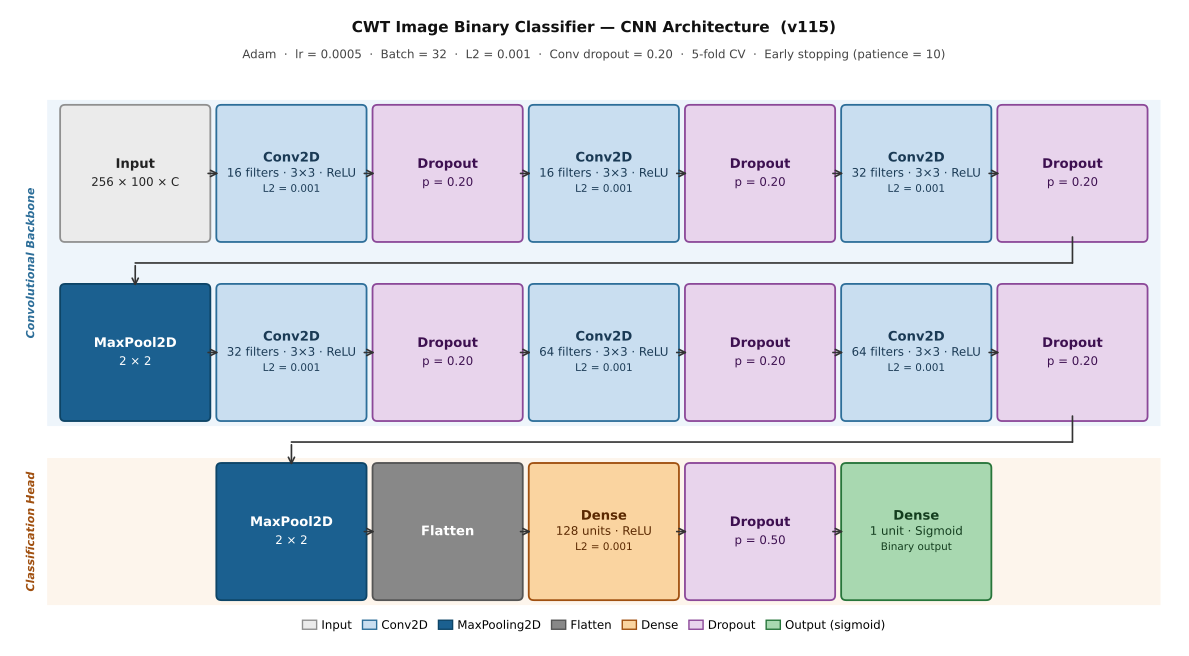

The Python source for this figure:
#!/usr/bin/env python3
"""
CWT Image Binary Classifier — Architecture Diagram
Publication-ready, targets A4 landscape.

All tuneable values are in the PARAMETERS block at the top.
"""
import math
import matplotlib
matplotlib.use('Agg')
import matplotlib.pyplot as plt
import matplotlib.patches as mpatches
from matplotlib.patches import FancyBboxPatch

# ═══════════════════════════════════════════════════
#  PARAMETERS  — edit here, then rerun
# ═══════════════════════════════════════════════════
N_COLS       = 7      # boxes per row before wrapping
FIG_W        = 11.69  # figure width (A4 landscape, inches)
# FIG_H is computed from content — do not set manually
MAR_L        = 0.55   # left margin (room for section labels)
MAR_R        = 0.35   # right margin
MAR_T        = 0.45   # top margin
MAR_B        = 0.50   # bottom margin (room for legend)
COL_GAP      = 0.16   # horizontal gap between boxes
ROW_GAP      = 0.52   # vertical gap between rows (for wrap arrows)
TITLE_H      = 0.55   # height reserved for title + subtitle
BOX_H_SCALE  = 2/3    # fraction of page-fill height; reduce to shrink boxes
FS_TITLE     = 11     # title font size (pt)
FS_SUB       = 8.5    # subtitle
FS_L1        = 9.5    # layer type (bold)
FS_L2        = 8.5    # first param line
FS_L3        = 7.5    # second param line (e.g. L2)
FS_SEC       = 8.0    # section label (rotated, in margin)
FS_LGND      = 8.5    # legend

# ═══════════════════════════════════════════════════
#  COLOURS  (face, edge, text)
# ═══════════════════════════════════════════════════
COL = {
    'input':   ('#EBEBEB', '#909090', '#222222'),
    'conv':    ('#C9DEF0', '#2D6E99', '#1A3A55'),
    'pool':    ('#1B6090', '#0D4466', '#FFFFFF'),
    'flatten': ('#888888', '#555555', '#FFFFFF'),
    'dense':   ('#FAD4A0', '#A05010', '#5A2800'),
    'dropout': ('#E8D4EC', '#8B4898', '#3D1050'),
    'output':  ('#A8D8B0', '#27753A', '#133D1E'),
}

# ═══════════════════════════════════════════════════
#  LAYER DEFINITIONS  (type, name, param1, param2)
#  v115: conv_dropout=0.20, lr=0.0005
# ═══════════════════════════════════════════════════
LAYERS = [
    # Row 0 — first conv block + per-layer dropout
    ('input',   'Input',      '256 × 100 × C',           ''),
    ('conv',    'Conv2D',     '16 filters · 3×3 · ReLU', 'L2 = 0.001'),
    ('dropout', 'Dropout',    'p = 0.20',                 ''),
    ('conv',    'Conv2D',     '16 filters · 3×3 · ReLU', 'L2 = 0.001'),
    ('dropout', 'Dropout',    'p = 0.20',                 ''),
    ('conv',    'Conv2D',     '32 filters · 3×3 · ReLU', 'L2 = 0.001'),
    ('dropout', 'Dropout',    'p = 0.20',                 ''),
    # Row 1 — MaxPool then second conv block
    ('pool',    'MaxPool2D',  '2 × 2',                   ''),
    ('conv',    'Conv2D',     '32 filters · 3×3 · ReLU', 'L2 = 0.001'),
    ('dropout', 'Dropout',    'p = 0.20',                 ''),
    ('conv',    'Conv2D',     '64 filters · 3×3 · ReLU', 'L2 = 0.001'),
    ('dropout', 'Dropout',    'p = 0.20',                 ''),
    ('conv',    'Conv2D',     '64 filters · 3×3 · ReLU', 'L2 = 0.001'),
    ('dropout', 'Dropout',    'p = 0.20',                 ''),
    # Row 2 — classification head (centred)
    ('pool',    'MaxPool2D',  '2 × 2',                   ''),
    ('flatten', 'Flatten',    '',                         ''),
    ('dense',   'Dense',      '128 units · ReLU',        'L2 = 0.001'),
    ('dropout', 'Dropout',    'p = 0.50',                 ''),
    ('output',  'Dense',      '1 unit · Sigmoid',        'Binary output'),
]

# ═══════════════════════════════════════════════════
#  LAYOUT COMPUTATION
# ═══════════════════════════════════════════════════
n      = len(LAYERS)
n_rows = math.ceil(n / N_COLS)
use_w  = FIG_W - MAR_L - MAR_R
BOX_W  = (use_w - (N_COLS - 1) * COL_GAP) / N_COLS

# BOX_H: scale down from what would fill A4 (8.27 in) at this row count
avail_h_a4 = 8.27 - MAR_T - TITLE_H - MAR_B
BOX_H_full = (avail_h_a4 - (n_rows - 1) * ROW_GAP) / n_rows
BOX_H      = BOX_H_full * BOX_H_SCALE

# FIG_H fits the content exactly (no forced A4 height)
FIG_H = MAR_T + TITLE_H + n_rows * BOX_H + (n_rows - 1) * ROW_GAP + MAR_B

def box_pos(i):
    row = i // N_COLS
    col = i % N_COLS
    last = n - (n_rows - 1) * N_COLS       # items in last row
    if row == n_rows - 1 and last < N_COLS:
        lw = last * BOX_W + (last - 1) * COL_GAP
        x  = MAR_L + (use_w - lw) / 2 + col * (BOX_W + COL_GAP)
    else:
        x  = MAR_L + col * (BOX_W + COL_GAP)
    y = FIG_H - MAR_T - TITLE_H - row * (BOX_H + ROW_GAP) - BOX_H
    return x, y

P = [box_pos(i) for i in range(n)]

# ═══════════════════════════════════════════════════
#  FIGURE
# ═══════════════════════════════════════════════════
fig, ax = plt.subplots(figsize=(FIG_W, FIG_H))
fig.subplots_adjust(left=0, right=1, top=1, bottom=0)
ax.set_xlim(0, FIG_W)
ax.set_ylim(0, FIG_H)
ax.axis('off')
fig.patch.set_facecolor('white')

# ── Background bands ─────────────────────────────────
band_pad_x = 0.18
band_pad_y = 0.10

def band(row_start, row_end, fc):
    """Draw a shaded background rectangle spanning a range of rows."""
    y_top = P[row_start * N_COLS][1] + BOX_H + band_pad_y
    # For the last row, row_end * N_COLS may exceed n; clamp to last layer
    last_in_band = min((row_end + 1) * N_COLS - 1, n - 1)
    y_bot = P[last_in_band][1] - band_pad_y
    ax.add_patch(plt.Rectangle(
        (MAR_L - band_pad_x, y_bot),
        use_w + 2 * band_pad_x, y_top - y_bot,
        facecolor=fc, edgecolor='none', zorder=0
    ))

band(0, 1, '#EEF5FB')   # backbone rows
band(2, 2, '#FDF5EC')   # head row

# ── Section labels in left margin (rotated) ───────────
def row_centre_y(r0, r1):
    """Vertical centre between top of row r0 and bottom of row r1."""
    y_top = P[r0 * N_COLS][1] + BOX_H
    last  = min((r1 + 1) * N_COLS - 1, n - 1)
    y_bot = P[last][1]
    return (y_top + y_bot) / 2

sec_kw = dict(ha='center', va='center', fontweight='bold',
              style='italic', rotation=90, zorder=1)
ax.text(MAR_L * 0.38, row_centre_y(0, 1),
        'Convolutional Backbone', fontsize=FS_SEC, color='#2D6E99', **sec_kw)
ax.text(MAR_L * 0.38, row_centre_y(2, 2),
        'Classification Head',   fontsize=FS_SEC, color='#A05010', **sec_kw)

# ── Layer boxes ──────────────────────────────────────
def text_lines(box_x, box_y, name, p1, p2):
    """Draw up to 3 lines of text centred in a box."""
    cx = box_x + BOX_W / 2
    cy = box_y + BOX_H / 2
    has_p2 = bool(p2)
    if p1 and has_p2:
        offsets = (0.22, 0.0, -0.22)
        sizes   = (FS_L1, FS_L2, FS_L3)
        texts   = (name, p1, p2)
    elif p1:
        offsets = (0.13, -0.13)
        sizes   = (FS_L1, FS_L2)
        texts   = (name, p1)
    else:
        offsets = (0.0,)
        sizes   = (FS_L1,)
        texts   = (name,)
    # Scale offsets relative to actual BOX_H
    scale = BOX_H / 1.8
    for off, sz, txt in zip(offsets, sizes, texts):
        bold = (sz == FS_L1)
        ax.text(cx, cy + off * scale, txt,
                ha='center', va='center', fontsize=sz,
                fontweight='bold' if bold else 'normal',
                color=tc, zorder=3)

for i, (ltype, lname, lp1, lp2) in enumerate(LAYERS):
    x, y = P[i]
    fc, ec, tc = COL[ltype]
    ax.add_patch(FancyBboxPatch(
        (x, y), BOX_W, BOX_H,
        boxstyle='round,pad=0.05',
        facecolor=fc, edgecolor=ec, linewidth=1.3, zorder=2
    ))
    text_lines(x, y, lname, lp1, lp2)

# ── Arrows ───────────────────────────────────────────
AKW = dict(color='#333333', lw=1.2, mutation_scale=11, zorder=4)

for i in range(n - 1):
    x0, y0 = P[i]
    x1, y1 = P[i + 1]
    same_row = (i // N_COLS == (i + 1) // N_COLS)

    if same_row:
        # Simple horizontal arrow: right edge → left edge
        ax.annotate('', xy=(x1, y1 + BOX_H / 2),
                    xytext=(x0 + BOX_W, y0 + BOX_H / 2),
                    arrowprops=dict(arrowstyle='->', **AKW,
                                    connectionstyle='arc3,rad=0'))
    else:
        # Row-wrap: 3-segment L-shaped path
        #   ┌── down from bottom-centre of last box
        #   ├── left across the gap to first box of next row
        #   └── arrow down into top-centre of first box
        xA = x0 + BOX_W / 2   # centre-x of last box in row R
        yA = y0                # bottom edge of last box (higher Y = above)
        xB = x1 + BOX_W / 2   # centre-x of first box in row R+1
        yB = y1 + BOX_H        # top edge of first box (lower Y = below)
        yM = (yA + yB) / 2    # mid-gap

        ax.plot([xA, xA], [yA, yM], '-', color='#333333', lw=1.2,
                solid_capstyle='round', zorder=4)
        ax.plot([xA, xB], [yM, yM], '-', color='#333333', lw=1.2,
                solid_capstyle='round', zorder=4)
        ax.annotate('', xy=(xB, yB), xytext=(xB, yM),
                    arrowprops=dict(arrowstyle='->', **AKW,
                                    connectionstyle='arc3,rad=0'))

# ── Title block ──────────────────────────────────────
tx = FIG_W / 2
ty = FIG_H - MAR_T * 0.40
ax.text(tx, ty,
        'CWT Image Binary Classifier — CNN Architecture  (v115)',
        ha='center', va='center', fontsize=FS_TITLE, fontweight='bold', color='#111111')
ax.text(tx, ty - 0.27,
        'Adam  ·  lr = 0.0005  ·  Batch = 32  ·  L2 = 0.001  ·  '
        'Conv dropout = 0.20  ·  5-fold CV  ·  Early stopping (patience = 10)',
        ha='center', va='center', fontsize=FS_SUB, color='#444444')

# ── Legend (horizontal, bottom centre) ───────────────
legend_labels = {
    'input':   'Input',
    'conv':    'Conv2D',
    'pool':    'MaxPooling2D',
    'flatten': 'Flatten',
    'dense':   'Dense',
    'dropout': 'Dropout',
    'output':  'Output (sigmoid)',
}
handles = [
    mpatches.Patch(facecolor=COL[k][0], edgecolor=COL[k][1],
                   linewidth=1.0, label=v)
    for k, v in legend_labels.items()
]
legend = ax.legend(handles=handles, loc='lower center',
                   bbox_to_anchor=(0.5, 0.005),
                   ncol=len(handles), fontsize=FS_LGND,
                   framealpha=0.0, handlelength=1.2,
                   handleheight=0.8, columnspacing=0.9,
                   handletextpad=0.4)

# ── Save ─────────────────────────────────────────────
base = 'D:/ME1573_data_processing/ml/network_architecture_cwt'
plt.savefig(base + '.pdf', dpi=300, bbox_inches='tight')
plt.savefig(base + '.png', dpi=150, bbox_inches='tight')

print(f'Saved: {base}.pdf / .png')
print(f'BOX_W = {BOX_W:.3f} in  |  BOX_H = {BOX_H:.3f} in')
print(f'n_rows = {n_rows}  |  N_COLS = {N_COLS}  |  n_layers = {n}')
